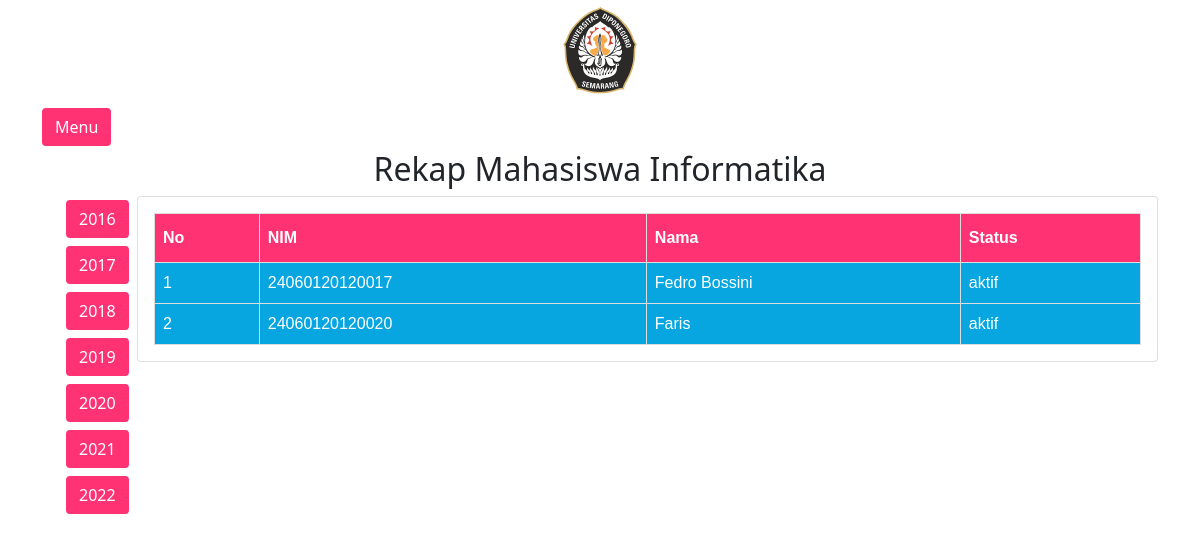
/Departemen/data_mhs_2022.php, run on the app's committed database.
### tables this page shows
CREATE TABLE `mahasiswa` (
  `NIM` bigint(200) NOT NULL,
  `nama_mhs` varchar(50) NOT NULL,
  `no_hp_mhs` varchar(15) NOT NULL,
  `angkatan` varchar(4) NOT NULL,
  `jalur_masuk` varchar(10) NOT NULL,
  `email_mhs` varchar(50) NOT NULL,
  `password_mhs` varchar(20) NOT NULL,
  `alamat_mhs` varchar(100) NOT NULL,
  `status_mhs` varchar(15) NOT NULL
);

### Departemen/data_mhs_2022.php (the view, shortened to what this page needs)
<?php
    include('../db_connect.php');
    $query = mysqli_query($koneksi, "SELECT * FROM mahasiswa WHERE angkatan = 2022");
?>
<!DOCTYPE html>
<html lang="en">
<head>
    <link rel="stylesheet" href="https://stackpath.bootstrapcdn.com/bootstrap/5.0.0-alpha2/css/bootstrap.min.css">
</head>
<body>
    <div class="foto text-center">
        <img src="logoundip.png" alt="" class=" logo" width="100px">
    </div>
    <section class="p-1 my-container ">
        <div class="container m-p-0">
            <button class="btn my-1" id="menu-btn">Menu</button><br>
            <center><h2>Rekap Mahasiswa Informatika</h2></center>
            <div class="row">
            <div class="col-lg-1">
                    <div class="container m-p-0">
                        <a href="data_mhs_2016.php" class="btn my-1" id="menu-btn">2016</a>
                        <a href="data_mhs_2017.php" class="btn my-1" id="menu-btn">2017</a>
                        <a href="data_mhs_2018.php" class="btn my-1" id="menu-btn">2018</a>
                        <a href="data_mhs_2019.php" class="btn my-1" id="menu-btn">2019</a>
                        <a href="data_mhs_2020.php" class="btn my-1" id="menu-btn">2020</a>
                        <a href="data_mhs_2021.php" class="btn my-1" id="menu-btn">2021</a>
                        <a href="data_mhs_2022.php" class="btn my-1" id="menu-btn">2022</a>
                    </div>
            </div>
            <div class="col-lg-11">
                <div class="card">
                    <div class="card-body">
                        <table id="customers">
                            <tr>
                              <th>No</th>
                              <th>NIM</th>
                              <th>Nama</th>
                              <th>Status</th>
                            </tr>
                            <?php
                            $i = 1;
                            while ($row = $query->fetch_object()){
                                echo '<tr>';
                                echo '<td>' .$i. '</td>';
                                echo '<td>' .$row->NIM. '</td>';
                                echo '<td>' .$row->nama_mhs. '</td>';
                                echo '<td>' .$row->status_mhs. '</td>';
                                echo '</tr>';
                                $i++;
                            }
                            ?>
                          </table>
                    </div>
                </div>
            </div>
            </div>
        </div>
    </section>
    <div id="chartContainer" style="height: 370px; width: 100%;"></div>
</body>
</html>

### Departemen/data_mhs_2022.php (style rules this page uses)
* { margin: 0; }
body { min-height: 100vh; background-color: #fff; }
.my-container { transition: 0.4s; }
#menu-btn { background-color: #ff3273; color: #fff; }
#customers { font-family: Arial, Helvetica, sans-serif; border-collapse: collapse; width: 100%; }
#customers td, #customers th { border: 1px solid #ddd; padding: 8px; }
#customers tr { background-color: #07a6e0; color: white; }
#customers th { padding-top: 12px; padding-bottom: 12px; text-align: left; background-color: #ff3273; color: white; }

### data on the page
mahasiswa: NIM "24060120120017", nama_mhs "Fedro Bossini", status_mhs "aktif"
mahasiswa: NIM "24060120120020", nama_mhs "Faris", status_mhs "aktif"
